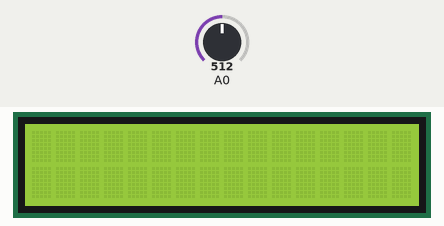
Bench run of a sketch on a simulated Arduino Uno, built with avr-gcc and run on an emulated ATmega328P. Parts: 16×2 character LCD. The inputs (shaded band) are chosen by the test bench; at power-on: A0 = 512. What the sketch prints to the serial monitor is not drawn.

Above: at 1.2 s.
1.3 s: A0 set to 318
At 2.1 s:
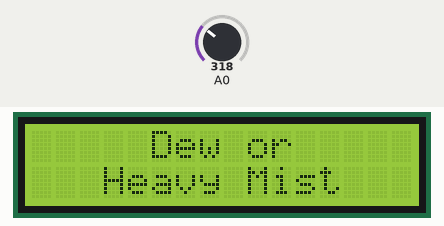
2.8 s: A0 set to 337
At 3.3 s:
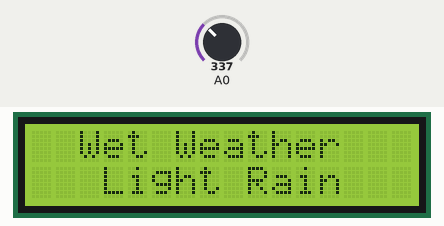
4.3 s: A0 set to 154
At 5.5 s:
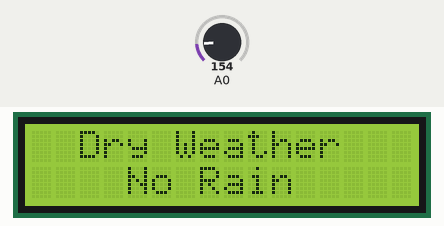
5.8 s: A0 set to 521
At 7.0 s:
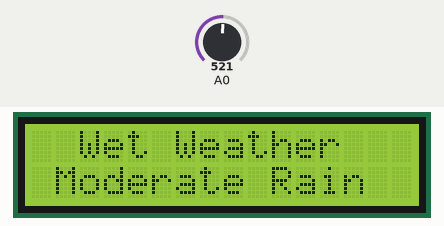
7.3 s: A0 set to 706
At 8.2 s:
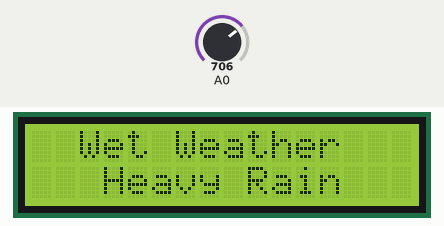
8.8 s: A0 set to 865
At 9.4 s:
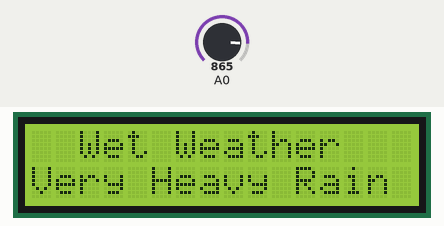
Timing chart, 0 to 11.3 s (numbered marks = the images above; inputs shaded):
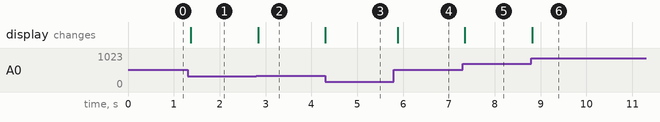

Measured:
- after the input at 1.3 s, the display: changes after 0.07 s (image 1)
- after the input at 2.8 s, the display: changes at once (image 2)
- after the input at 4.3 s, the display: changes at once (image 3)
- after the input at 5.8 s, the display: changes after 0.08 s (image 4)
- after the input at 7.3 s, the display: changes after 0.05 s (image 5)
- after the input at 8.8 s, the display: changes at once (image 6)

The sketch:

Humidity_and_Rain_Detection.ino
```cpp
#include <LiquidCrystal.h>

LiquidCrystal lcd(13,12,11,10,9,8);

void setup() {
  // set up the LCD's number of columns and rows:
  lcd.begin(16, 2);
  // initialize the serial communications:
  Serial.begin(115200);
}

void loop() {
  // read the input on analog pin 0:
  int rain = analogRead(A0);
  Serial.println(rain);
  if (rain <= 164) {
    lcd.setCursor(0, 0);
    lcd.print("  Dry Weather   ");
    Serial.println("Dry Weather");
    lcd.setCursor(0, 1);
    lcd.print("    No Rain    ");
   }
  if ((rain > 165) && (rain <= 327)) {
    Serial.println("Dew or Heavy Mist ");
    lcd.setCursor(0, 0);
    lcd.print("     Dew or     ");
    lcd.setCursor(0, 1);
    lcd.print("   Heavy Mist   ");
   }
  if ((rain > 328) && (rain <= 511)) {
    Serial.println("Light Rain");
    lcd.setCursor(0, 0);
    lcd.print("  Wet Weather   ");
    lcd.setCursor(0, 1);
    lcd.print("   Light Rain   ");
  }
  if ((rain > 512) && (rain <= 696)) {
    Serial.println("Moderate Rain");
    lcd.setCursor(0, 0);
    lcd.print("  Wet Weather   ");
    lcd.setCursor(0, 1);
    lcd.print(" Moderate Rain  ");
  }
  if ((rain > 697) && (rain <= 854)) {
    Serial.println("Heavy Rain");
    lcd.setCursor(0, 0);
    lcd.print("  Wet Weather   ");
    lcd.setCursor(0, 1);
    lcd.print("   Heavy Rain   ");
  }
  if (rain > 855) {
    Serial.println("Very Heavy Rain");
    lcd.setCursor(0, 0);
    lcd.print("  Wet Weather   ");
    lcd.setCursor(0, 1);
    lcd.print("Very Heavy Rain");
   }

  delay(100);
}
```
